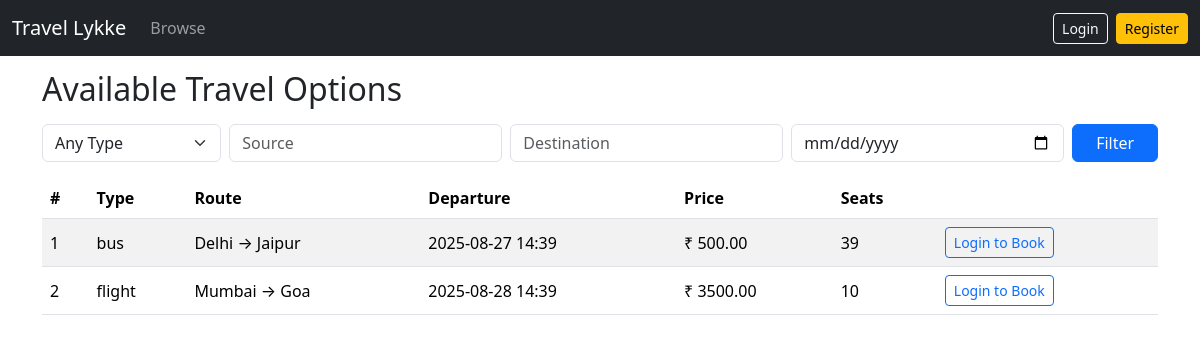
Screenshot of /travel-options/ with the database file from the repository.
### bookings/models.py (models this page shows, shortened)
class TravelOption(models.Model):
    TYPE_CHOICES = [
        ('FLIGHT', 'Flight'),
        ('TRAIN', 'Train'),
        ('BUS', 'Bus'),
    ]
    type = models.CharField(max_length=10, choices=TYPE_CHOICES)
    source = models.CharField(max_length=100)
    destination = models.CharField(max_length=100)
    departure_datetime = models.DateTimeField()
    price = models.DecimalField(max_digits=10, decimal_places=2)
    available_seats = models.PositiveIntegerField(default=0)

### bookings/views.py (the view, shortened to what this page needs)
# urls.py: path('travel-options/', views.travel_options, name='travel-options'),
def travel_options(request):
    q = TravelOption.objects.all().order_by('departure_datetime')
    t = request.GET.get('type', '').upper()
    src = request.GET.get('source', '')
    dst = request.GET.get('destination', '')
    date = request.GET.get('date', '')
    if t in ['FLIGHT','TRAIN','BUS']:
        q = q.filter(type=t)
    if src:
        q = q.filter(source__icontains=src)
    if dst:
        q = q.filter(destination__icontains=dst)
    return render(request, 'bookings/travel_options_list.html', {'options': q})

### bookings/templates/bookings/travel_options_list.html (shortened to what this page needs)
{% extends 'bookings/base.html' %}
{% block content %}
  <h2 class="mb-3">Available Travel Options</h2>
  <form method="get" class="row g-2 mb-3">
    <div class="col-md-2">
      <select name="type" class="form-select">
        <option value="">Any Type</option>
      </select>
    </div>
    <div class="col-md-3"><input name="source" value="{{ request.GET.source }}" class="form-control" placeholder="Source"></div>
    <div class="col-md-3"><input name="destination" value="{{ request.GET.destination }}" class="form-control" placeholder="Destination"></div>
    <div class="col-md-3"><input name="date" value="{{ request.GET.date }}" type="date" class="form-control"></div>
    <div class="col-md-1"><button class="btn btn-primary w-100">Filter</button></div>
  </form>
  <div class="table-responsive">
  <table class="table table-striped align-middle">
    <thead>
      <tr>
        <th>#</th>
        <th>Type</th>
        <th>Route</th>
        <th>Departure</th>
        <th>Price</th>
        <th>Seats</th>
        <th></th>
      </tr>
    </thead>
    <tbody>
      {% for t in options %}
      <tr>
        <td>{{ t.id }}</td>
        <td>{{ t.get_type_display }}</td>
        <td>{{ t.source }} → {{ t.destination }}</td>
        <td>{{ t.departure_datetime|date:"Y-m-d H:i" }}</td>
        <td>₹ {{ t.price }}</td>
        <td>{{ t.available_seats }}</td>
        <td>
          {% if user.is_authenticated %}
            <a class="btn btn-sm btn-success {% if t.available_seats == 0 %}disabled{% endif %}" href="{% url 'book-option' t.id %}">Book</a>
          {% else %}
            <a class="btn btn-sm btn-outline-primary" href="{% url 'login' %}">Login to Book</a>
          {% endif %}
        </td>
      </tr>
      {% empty %}
      <tr><td colspan="7" class="text-center py-4">No options match your filters.</td></tr>
      {% endfor %}
    </tbody>
  </table>
  </div>
{% endblock %}

### bookings/templates/bookings/base.html (shortened to what this page needs)
{% load static %}
<!doctype html>
<html lang="en">
<head>
    <link href="https://cdn.jsdelivr.net/npm/bootstrap@5.3.3/dist/css/bootstrap.min.css" rel="stylesheet">
</head>
<body>
  <nav class="navbar navbar-expand-lg navbar-dark bg-dark fixed-top">
    <div class="container-fluid">
      <a class="navbar-brand" href="{% url 'travel-options' %}">Travel Lykke</a>
      <div class="collapse navbar-collapse" id="nav">
        <ul class="navbar-nav me-auto mb-2 mb-lg-0">
          <li class="nav-item"><a class="nav-link" href="{% url 'travel-options' %}">Browse</a></li>
        </ul>
        <ul class="navbar-nav">
          {% if user.is_authenticated %}
            <li class="nav-item"><span class="navbar-text me-2">Hello, {{ user.username }}!</span></li>
            <li class="nav-item"><a class="btn btn-outline-light btn-sm" href="{% url 'logout' %}">Logout</a></li>
          {% else %}
            <li class="nav-item"><a class="btn btn-outline-light btn-sm me-2" href="{% url 'login' %}">Login</a></li>
            <li class="nav-item"><a class="btn btn-warning btn-sm" href="{% url 'register' %}">Register</a></li>
          {% endif %}
        </ul>
      </div>
    </div>
  </nav>
  <main class="container">
    {% block content %}{% endblock %}
  </main>
</body>
</html>

### bookings/templates/bookings/base.html (style rules this page uses)
body { padding-top: 70px; }

### rows the page displays
TravelOption: id "1", type "bus", source "Delhi", destination "Jaipur", departure_datetime "2025-08-27 14:39", price "500.00", available_seats "39"
TravelOption: id "2", type "flight", source "Mumbai", destination "Goa", departure_datetime "2025-08-28 14:39", price "3500.00", available_seats "10"
